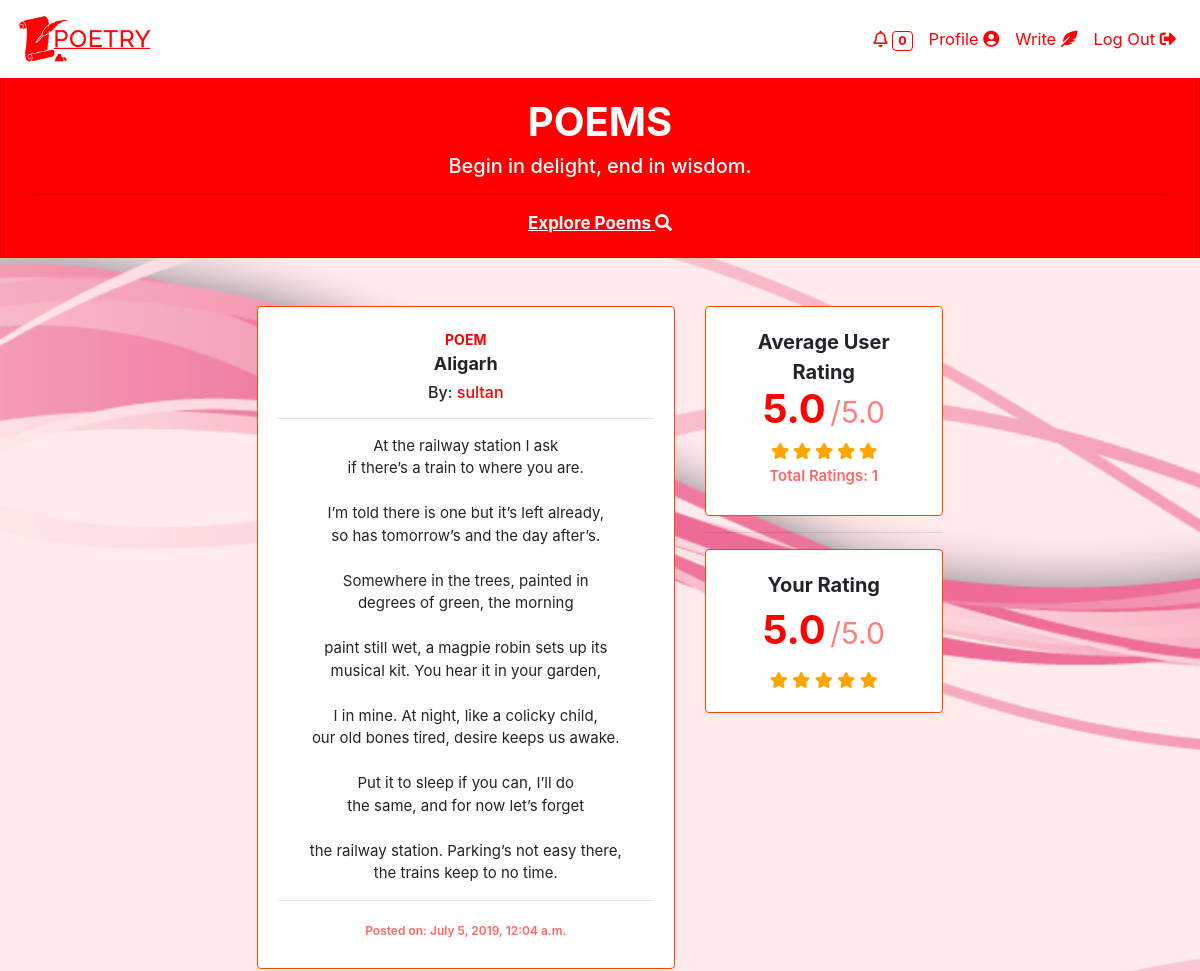
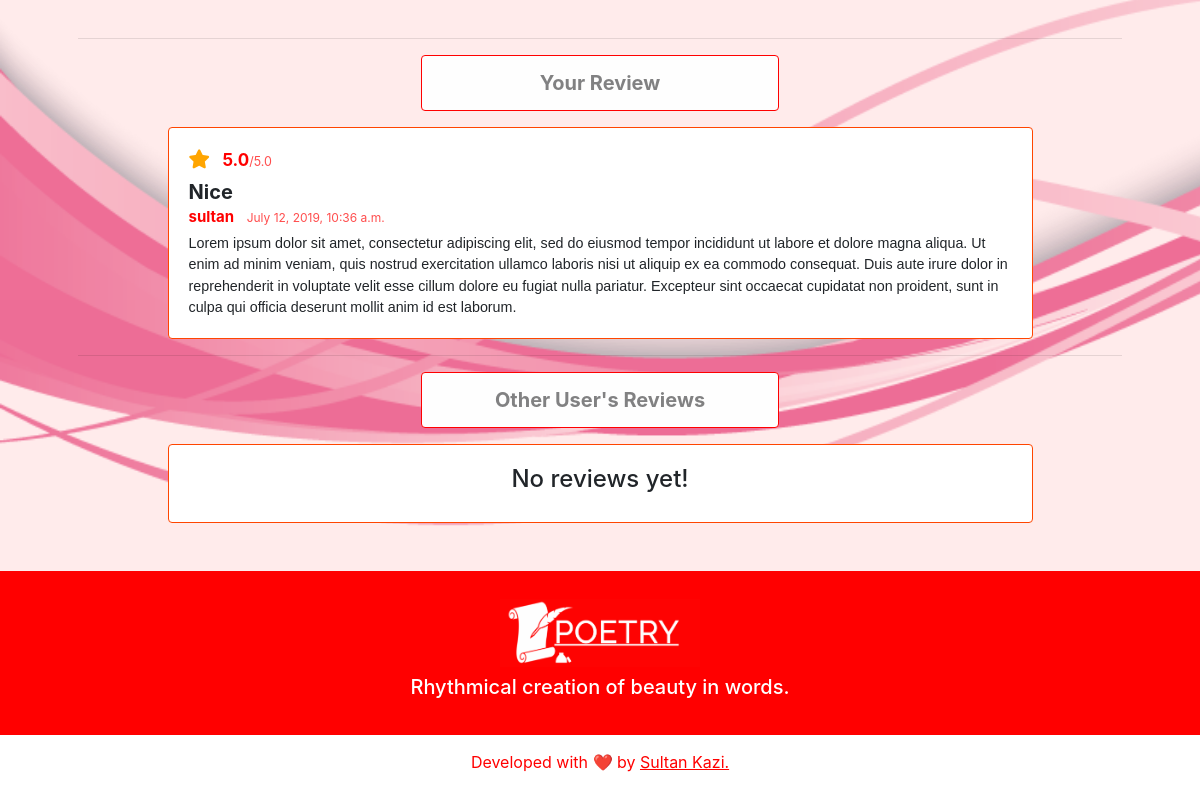
Page /read/6 (signed in) on the committed database (2 pictures, top to bottom).
### poems/models.py (models this page shows, shortened)
class Poem(models.Model):
    user = models.ForeignKey(User, on_delete=models.CASCADE)
    title = models.CharField(max_length=255)
    poem = models.TextField()
    average_rating = models.DecimalField(max_digits=2, decimal_places=1, default=0.0)
    total_ratings = models.IntegerField(default=0)
    date = models.DateTimeField(auto_now_add=True, blank=True)

class Rating(models.Model):
    user = models.ForeignKey(User, on_delete=models.CASCADE)
    poem = models.ForeignKey(Poem, on_delete=models.CASCADE)
    CHOICE = [(1.0, "1.0"), (2.0, "2.0"), (3.0, "3.0"), (4.0, "4.0"), (5.0, "5.0")]
    rating = models.DecimalField(max_digits=2, decimal_places=1, choices=CHOICE)
    class Meta:
        unique_together = ("user", "poem")

class Review(models.Model):
    user = models.ForeignKey(User, on_delete=models.CASCADE)
    poem = models.ForeignKey(Poem, on_delete=models.CASCADE)
    headline = models.CharField(max_length=64)
    review = models.TextField()
    date = models.DateTimeField(auto_now_add=True, blank=True)
    class Meta:
        unique_together = ("user", "poem")

### poems/views.py (the view, shortened to what this page needs)
# urls.py: path("read/<int:poem_id>", views.read_view, name="read"),
@require_http_methods(["GET", "POST"])
@login_required(login_url="login")
def read_view(request, poem_id):
    try:
        poem = Poem.objects.get(id=poem_id)
    except Poem.DoesNotExist:
        raise Http404("Poem does not exist!")
    context = {"poem": poem}
    try:
        context["rating"] = Rating.objects.get(poem=poem, user=request.user)
    except:
        print("No Ratings by User!")
    try:
        context["review"] = Review.objects.get(poem=poem, user=request.user)
    except:
        print("No Review by User!")
    try:
        reviews = (
            Review.objects.filter(poem=poem).exclude(user=request.user).order_by("-id")
        )
        paginator = Paginator(reviews, 10)
        page = request.GET.get("page")
        reviews_per_page = paginator.get_page(page)
        context["reviews"] = reviews_per_page
        ratings = []
        context["ratings"] = ratings
    except:
        print("No Reviews!")
    context["notif_count"] = get_notif_count(request)
    return render(request, "poems/read.html", context)

### poems/views.py (called while the page is built)
def get_notif_count(request):
    notif_count = 0
    try:
        notifications = Notification.objects.all().filter(
            receiver=request.user, read=False
        )
        for notification in notifications:
            notif_count += 1
    except:
        print("No notifications!")
    return notif_count

### poems/templates/poems/read.html (shortened to what this page needs)
{% extends "poems/base.html" %}
{% block main %}
    <div class="row">
        <div class="col-lg-2"></div>
        <div class="col-lg-5">
            <div class="card-deck">
                <div class="card fade-animation">
                    <div class="card-body text-center">
                        <strong>
                            <label class="poem-label">POEM</label>
                            <p class="poem-title">{{ poem.title }}</p>
                        </strong>
                        <h6 style="margin-top: -10px;">By: <a href="/profile/{{poem.user}}"> {{ poem.user }}</a></h6>
                        <hr>
                        <div>
                            <label class="poem-data">{{ poem.poem }}</label>
                        </div>
                        <hr>
                        <label class="posted">Posted on: {{ poem.date }}</label>
                    </div>
                </div>
            </div>
            <br>
        </div>
        <div class="col-lg-3">
            <div class="card-deck">
                <div class="card fade-animation">
                    <div class="card-body text-center">
                        <div class="row">
                            <div class="col-lg-12">
                                <strong style="font-size: 20px;">Average User Rating</strong>
                                <div style="margin: -8px;">
                                    <label class="poem-label" style="font-size: 40px;"><strong>{{ poem.average_rating }}</strong></label>
                                    <span style="font-size: 30px; color: rgba(255, 0, 0, 0.5);">/5.0</span>
                                </div>
                                <div class="stars-outer" title="{{ poem.average_rating }}/5.0&#013;Total Ratings: {{ poem.total_ratings }}">
                                    <div class="stars-inner"></div>
                                </div>
                                <br><label class="posted" style="font-size: 15px;">Total Ratings: {{ poem.total_ratings }}</label>
                            </div>
                        </div>
                    </div>
                </div>
            </div>
            <hr>
            <div class="card-deck">
                <div class="card fade-animation">
                    <div class="card-body text-center">
                        <div class="row">
                            <div class="col-lg-12">
                                {% if not rating %}
                                    <strong style="font-size: 20px;">Rate</strong>
                                    <div style="margin-bottom: -5px; font-size: 13px;">
                                        <label class="poem-label">You cannot make any changes to your ratings later.</label>
                                    </div>
                                    <div>
                                        <label class="poem-label" style="font-size: 40px;"><strong id="my_rating">0.0</strong></label>
                                        <span style="font-size: 30px; color: rgba(255, 0, 0, 0.5);">/5.0</span>
                                    </div>
                                    <span class="fa fa-star rate" id="rate1" onclick="select_rating('rate1');" onmouseover="check('rate1');" onmouseout="uncheck('rate1');"></span>
                                    <span class="fa fa-star rate" id="rate2" onclick="select_rating('rate2');" onmouseover="check('rate2');" onmouseout="uncheck('rate2');"></span>
                                    <span class="fa fa-star rate" id="rate3" onclick="select_rating('rate3');" onmouseover="check('rate3');" onmouseout="uncheck('rate3');"></span>
                                    <span class="fa fa-star rate" id="rate4" onclick="select_rating('rate4');" onmouseover="check('rate4');" onmouseout="uncheck('rate4');"></span>
                                    <span class="fa fa-star rate" id="rate5" onclick="select_rating('rate5');" onmouseover="check('rate5');" onmouseout="uncheck('rate5');"></span>
                                    <form action="/rate" method="POST" class="mt-2">
                                        {% csrf_token %}
                                        <input type="hidden" name="rating_slected" id="rating_slected" value="0.0">
                                        <input type="hidden" name="poem_id" id="poem_id" value="{{poem.id}}">
                                        <hr>
                                        <button type="submit" class="btn btn-outline-red">Rate</button>
                                    </form>
                                    {% else %}
                                    <strong style="font-size: 20px;">Your Rating</strong>
                                    <div>
                                        <label class="poem-label" style="font-size: 40px;"><strong id="my_rating">{{ rating.rating }}</strong></label>
                                        <span style="font-size: 30px; color: rgba(255, 0, 0, 0.5);">/5.0</span>
                                    </div>
                                    {% for i in "01234" %}
                                        {% if i|add:"0" >= rating.rating %}
                                            <span class="fa fa-star unchecked"></span>
                                        {% else %}
                                            <span class="fa fa-star checked"></span>
                                        {% endif %}
                                    {% endfor %}
                                {% endif %}
                            </div>
                        </div>
                    </div>
                </div>
            </div>
        </div>
    </div>
    <hr>
    {% if review %}
    <div class="row">
        <div class="col-lg-4"></div>
        <div class="col-lg-4 alert alert-light fade-animation" style="border-color: red; border-width: 0.75px;">
            <strong style="font-size: 20px;">Your Review</strong>
        </div>
    </div>
    <div class="row">
        <div class="col-lg-1"></div>
        <div class="col-lg-10">
            <div class="card-deck">
                <div class="card fade-animation">
                    <div class="card-body" style="display: block; text-align: left;">
                        {% if rating %}
                            <span class="fa fa-star checked" style="font-size: 19px;" title="{{rating.rating}}/5.0"></span>
                            <label class="pl-2" style="color: red;">
                                <label style="font-size: 17px; font-weight: 700;">{{rating.rating}}</label><label style="font-size: 12.5px; color: rgba(255, 0, 0, 0.7);">/5.0</label>
                            </label>
                        {% else %}
                            <span class="fa fa-star unchecked" style="font-size: 19px;" title="0.0/5.0"></span>
                            <label class="pl-2" style="color: red;">
                                    <label style="font-size: 17px; font-weight: 700;">0.0</label><label style="font-size: 12.5px; color: rgba(255, 0, 0, 0.7);">/5.0</label>
                            </label>
                        {% endif %}
                        <div style="margin-top: -10px;">
                        <h5 style="margin-bottom: 0px;"><strong>{{review.headline}}</strong></h5>
                            <label style="font-size: 15px; font-weight: bolder;"><a href="/profile/{{review.user}}">{{review.user}}</a></label>
                            <label class="pl-2" style="font-size: 12px; color: rgba(255, 0, 0, 0.7);"">{{review.date}}</label>
                        </div>
                        <div class="review">
                            {{review.review}}
                        </div>
                    </div>
                </div>
            </div>
        </div>
    </div>
    <hr>
    {% endif %}
    <div class="row">
        <div class="col-lg-4"></div>
        <div class="col-lg-4 alert alert-light fade-animation" style="border-color: red; border-width: 0.75px;">
            <strong style="font-size: 20px;">Other User's Reviews</strong>
        </div>
    </div>
    {% if not reviews %}
    <div class="row">
        <div class="col-lg-1"></div>
        <div class="col-lg-10">
            <div class="card-deck">
                <div class="card fade-animation">
                    <div class="card-body text-center">
                        <h4>No reviews yet!</h4>
                    </div>
                </div>
            </div>
        </div>
    </div>
    {% endif %}
{% endblock %}

### poems/static/poems/styles.css (style rules this page uses)
body { background: url("bg.png"); background-size: cover; background-attachment: fixed; background-repeat: no-repeat; }
.poem-label { color: red; font-size: 14px; }
.poem-title { font-size: 18px; margin-top: -8px; }
.posted { font-size: 12px; color: rgba(255, 0, 0, 0.6); font-weight: 600; }
a { color: red; }
.fade-animation { animation-name: fade; animation-duration: 2.3s; animation-fill-mode: forwards; border-style: solid; border-color: orangered; border-width: 0.9px; }
.poem-data { white-space: pre-wrap; font-size: 15px; height: 100px; }
.checked { color: orange; }
.stars-outer { position: relative; display: inline-block; }
.stars-inner { position: absolute; top: 0; left: 0; white-space: nowrap; overflow: hidden; width: 0; }
.stars-outer::before { content: "\f005 \f005 \f005 \f005 \f005"; font-family: "Font Awesome 5 Free"; font-weight: 900; color: rgba(255, 165, 0, 0.5); }
.stars-inner::before { content: "\f005 \f005 \f005 \f005 \f005"; font-family: "Font Awesome 5 Free"; font-weight: 900; color: orange; }
.review { margin-top: -25px; font-size: 14.3px; font-family: sans-serif; white-space: pre-line; }

### rows in the picture
Poem: title "Aligarh", user "sultan", poem "At the railway station I ask if there’s a train to where you are. I’m told there is one but it’s left already, so has tomorrow’s and the day after’s. Somewhere in the trees, painted in degrees of green, the morning paint still wet, a magpie robin sets up its musical kit. You hear it in your garden, I in mine. At night, like a colicky child, our old bones tired, desire keeps us awake. Put it to sleep if you can, I’ll do the same, and for now let’s forget the railway station. Parking’s not easy there, the trains keep to no time.", date "July 5, 2019, 12:04 a.m.", average_rating "5.0", total_ratings "1"
Rating: rating "5.0"
Review: headline "Nice", user "sultan", date "July 12, 2019, 10:36 a.m.", review "Lorem ipsum dolor sit amet, consectetur adipiscing elit, sed do eiusmod tempor incididunt ut labore et dolore magna aliqua. Ut enim ad minim veniam, quis nostrud exercitation ullamco laboris nisi ut aliquip ex ea commodo consequat. Duis aute irure dolor in reprehenderit in voluptate velit esse cillum dolore eu fugiat nulla pariatur. Excepteur sint occaecat cupidatat non proident, sunt in culpa qui officia deserunt mollit anim id est laborum."

### other values in the picture
{{ notif_count }} "0"
